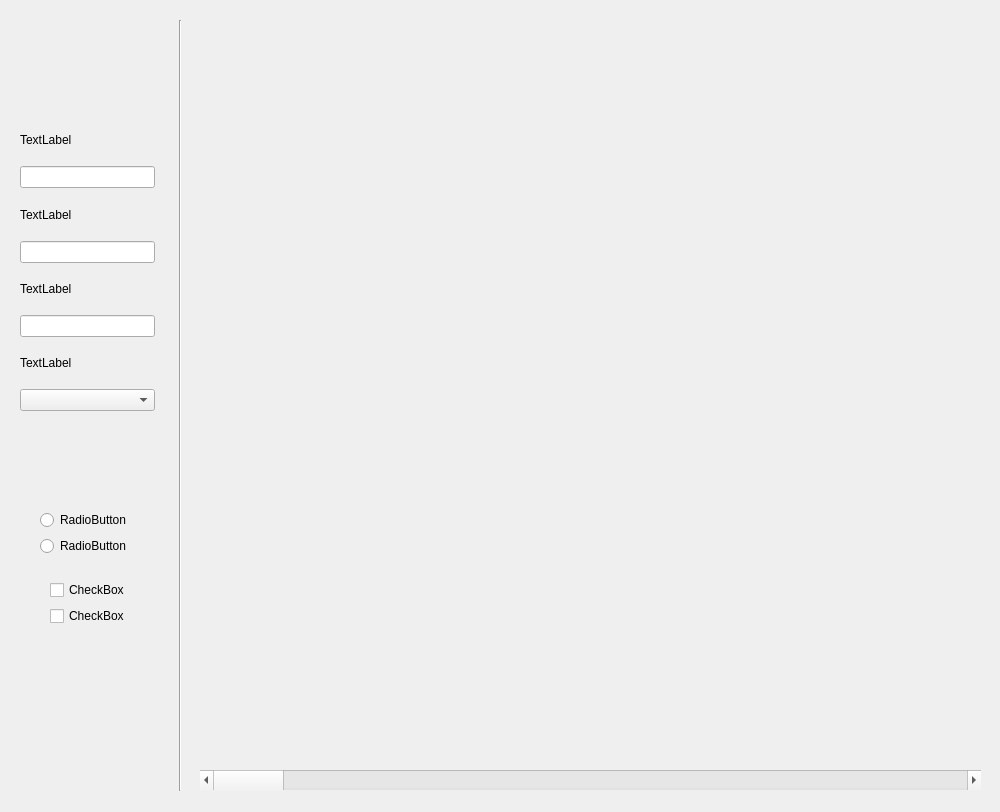
<?xml version="1.0" encoding="UTF-8"?>
<ui version="4.0">
 <class>Dialog</class>
 <widget class="QDialog" name="Dialog">
  <property name="geometry">
   <rect>
    <x>0</x>
    <y>0</y>
    <width>1000</width>
    <height>812</height>
   </rect>
  </property>
  <property name="sizePolicy">
   <sizepolicy hsizetype="Fixed" vsizetype="Fixed">
    <horstretch>0</horstretch>
    <verstretch>0</verstretch>
   </sizepolicy>
  </property>
  <property name="minimumSize">
   <size>
    <width>500</width>
    <height>400</height>
   </size>
  </property>
  <property name="baseSize">
   <size>
    <width>1000</width>
    <height>800</height>
   </size>
  </property>
  <property name="windowTitle">
   <string>Dialog</string>
  </property>
  <widget class="QScrollBar" name="horizontalScrollBar">
   <property name="geometry">
    <rect>
     <x>200</x>
     <y>770</y>
     <width>781</width>
     <height>20</height>
    </rect>
   </property>
   <property name="orientation">
    <enum>Qt::Horizontal</enum>
   </property>
  </widget>
  <widget class="Line" name="line">
   <property name="geometry">
    <rect>
     <x>170</x>
     <y>20</y>
     <width>20</width>
     <height>771</height>
    </rect>
   </property>
   <property name="orientation">
    <enum>Qt::Vertical</enum>
   </property>
  </widget>
  <widget class="QWidget" name="">
   <property name="geometry">
    <rect>
     <x>50</x>
     <y>580</y>
     <width>77</width>
     <height>48</height>
    </rect>
   </property>
   <layout class="QVBoxLayout" name="verticalLayout">
    <item>
     <widget class="QCheckBox" name="checkBox">
      <property name="text">
       <string>CheckBox</string>
      </property>
     </widget>
    </item>
    <item>
     <widget class="QCheckBox" name="checkBox_2">
      <property name="text">
       <string>CheckBox</string>
      </property>
     </widget>
    </item>
   </layout>
  </widget>
  <widget class="QWidget" name="">
   <property name="geometry">
    <rect>
     <x>40</x>
     <y>510</y>
     <width>91</width>
     <height>48</height>
    </rect>
   </property>
   <layout class="QVBoxLayout" name="verticalLayout_2">
    <item>
     <widget class="QRadioButton" name="radioButton">
      <property name="text">
       <string>RadioButton</string>
      </property>
     </widget>
    </item>
    <item>
     <widget class="QRadioButton" name="radioButton_2">
      <property name="text">
       <string>RadioButton</string>
      </property>
     </widget>
    </item>
   </layout>
  </widget>
  <widget class="QWidget" name="">
   <property name="geometry">
    <rect>
     <x>20</x>
     <y>120</y>
     <width>135</width>
     <height>291</height>
    </rect>
   </property>
   <layout class="QVBoxLayout" name="verticalLayout_3">
    <item>
     <widget class="QLabel" name="label">
      <property name="text">
       <string>TextLabel</string>
      </property>
     </widget>
    </item>
    <item>
     <widget class="QLineEdit" name="lineEdit"/>
    </item>
    <item>
     <widget class="QLabel" name="label_2">
      <property name="text">
       <string>TextLabel</string>
      </property>
     </widget>
    </item>
    <item>
     <widget class="QLineEdit" name="lineEdit_2"/>
    </item>
    <item>
     <widget class="QLabel" name="label_3">
      <property name="text">
       <string>TextLabel</string>
      </property>
     </widget>
    </item>
    <item>
     <widget class="QLineEdit" name="lineEdit_3"/>
    </item>
    <item>
     <widget class="QLabel" name="label_4">
      <property name="text">
       <string>TextLabel</string>
      </property>
     </widget>
    </item>
    <item>
     <widget class="QComboBox" name="comboBox">
      <item>
       <property name="text">
        <string/>
       </property>
      </item>
     </widget>
    </item>
   </layout>
  </widget>
 </widget>
 <resources/>
 <connections/>
</ui>
